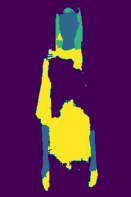
#> input picture segmented.png, 131 x 197 px, found by its file name
$ python resize.py
#> lines starting #> are read from the running program, lines starting #| are printed output that depends on the picture; long printed decimals are rounded
#/DeepFashion/In-shop/img/WOMEN/Sweatshirts_Hoodies/id_00004591/01_3_back.jpgCloth_segmented.jpg
from PIL import Image
import os.path


wantedSize = 256
image = Image.open('/data0/yugyoung/VTON/segmented.png')
#> image is the input picture: PIL image 131x197 RGBA; mean R, G, B, A 88.9, 38.5, 82.1, 255
print(image.filename)
#| segmented.png
print(image.size)
#| (131, 197)

# 좌우 크기 중 큰 부분 획득
if image.size[0] > image.size[1]:
    tempsize =image.size[0]

else:
    tempsize =image.size[1]
#> tempsize = 197

# 변경할 비율 획득
percent = wantedSize/tempsize
#> percent = 1.3

# 획득한 비율 출력
print(percent)
#| 1.299

# 획득한 비율을 토대로 이미지 크기 변경
image=image.resize((int(image.size[0]*percent), int(image.size[1]*percent)))
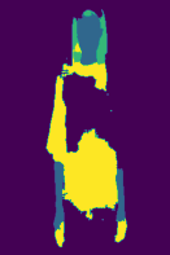
#> image: PIL image 170x255 RGBA; mean R, G, B, A 88.8, 38.5, 82.1, 255
#image=image.resize((256, 256))
image = image.convert("RGB")
#> image: PIL image 170x255 RGB
image.save('success.jpg')
print(image.size)
#| (170, 255)
